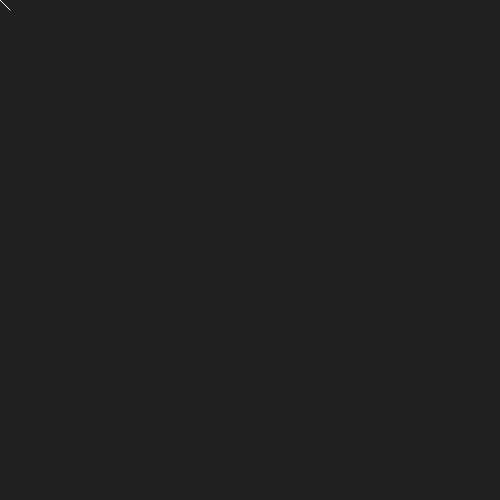
Frame 1 (no input)
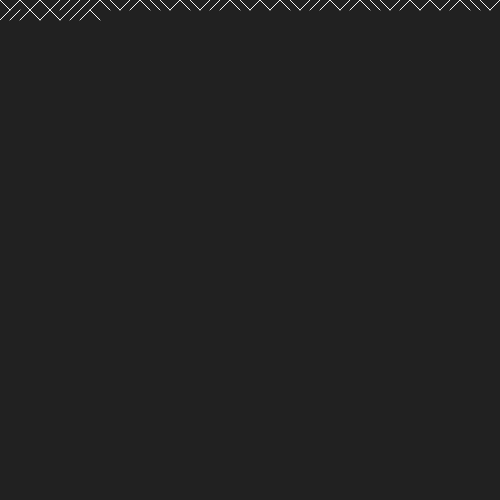
Frame 60 (no input)
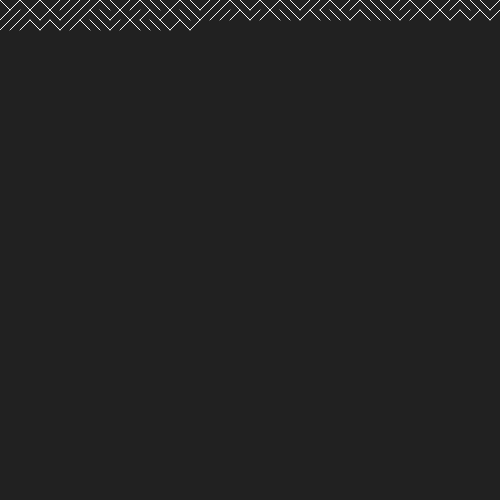
Frame 120 (the mouse pressed at the canvas centre since frame 60)

The p5.js sketch that drew these frames (run headless with seeded random() and noise() and a simulated clock; from frame 60 on, the mouse is pressed at the canvas centre):

// p5.js sketch
// ── sketch.js
let x = 0
let y = 0
let spacing = 10
let prob = 0.5


function setup() {
	// createCanvas(windowWidth, windowHeight)
	createCanvas(500, 500)
	background(33)
}

function draw() {
	let c = color('#F7F7F7')
	stroke(c)
	strokeWeight(1)
	strokeCap(ROUND)
	if (random(1) > prob) {
		// rect(x, y, spacing, spacing)
		line(x, y, x+spacing, y+spacing)
	} else {
		line(x, y+spacing, x+spacing, y)
	}
	x = x + spacing
	if (x > width-10) {
		x = 0
		y = y + spacing
	}
	if (y > height-10) {
		noLoop()
		console.log("Done!")
	}
}
